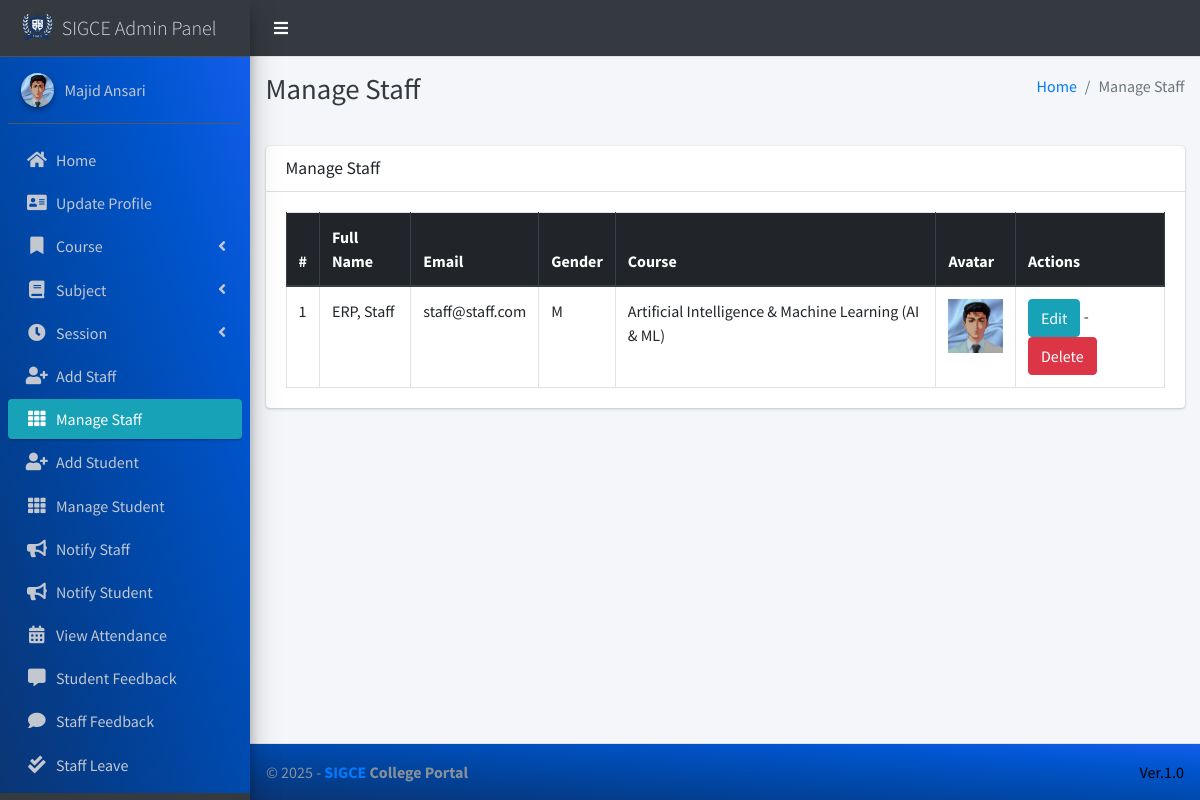
Page /staff/manage/ (signed in) on the committed database.
### main_app/models.py (models this page shows, shortened)
class CustomUser(AbstractUser):
    USER_TYPE = ((1, "HOD"), (2, "Staff"), (3, "Student"))
    GENDER = [("M", "Male"), ("F", "Female")]
    username = None  # Removed username, using email instead
    email = models.EmailField(unique=True)
    user_type = models.CharField(default=1, choices=USER_TYPE, max_length=1)
    gender = models.CharField(max_length=1, choices=GENDER)
    profile_pic = models.ImageField()
    address = models.TextField()
    fcm_token = models.TextField(default="")  # For firebase notifications
    created_at = models.DateTimeField(auto_now_add=True)
    updated_at = models.DateTimeField(auto_now=True)
    USERNAME_FIELD = "email"
    REQUIRED_FIELDS = []
    objects = CustomUserManager()
    def __str__(self):
        return  self.first_name + " " + self.last_name

class Staff(models.Model):
    course = models.ForeignKey(Course, on_delete=models.DO_NOTHING, null=True, blank=False)
    admin = models.OneToOneField(CustomUser, on_delete=models.CASCADE)

class Course(models.Model):
    name = models.CharField(max_length=120)
    created_at = models.DateTimeField(auto_now_add=True)
    updated_at = models.DateTimeField(auto_now=True)

### main_app/hod_views.py (the view)
# urls.py: path("staff/manage/", hod_views.manage_staff, name='manage_staff'),
def manage_staff(request):
    allStaff = CustomUser.objects.filter(user_type=2)
    context = {
        'allStaff': allStaff,
        'page_title': 'Manage Staff'
    }
    return render(request, "hod_template/manage_staff.html", context)

### main_app/templates/hod_template/manage_staff.html
{% extends 'main_app/base.html' %}
{% load static %}
{% block page_title %}{{page_title}}{% endblock page_title %}
{% block content %}
<section class="content">
    <div class="container-fluid">
        <div class="row">
            <div class="col-md-12">
                <div class="card">
                    <div class="card-header">
                        <h3 class="card-title">{{page_title}}</h3>
                    </div>
                    <div class="card-body">
                        <table id="example2" class="table table-bordered table-hover">
                            <thead class="thead-dark">
                                <tr>
                                    <th>#</th>
                                    <th>Full Name</th>
                                    <th>Email</th>
                                    <th>Gender</th>
                                    <th>Course</th>
                                    <th>Avatar</th>
                                    <th>Actions</th>
                                </tr>
                            </thead>
                            <tbody>
                                {% for staff in allStaff %}
                                <tr>
                                    <td>{{ forloop.counter }}</td>
                                    <td>{{staff.last_name}}, {{staff.first_name}}</td>
                                    <td>{{staff.email}}</td>
                                    <td>{{staff.gender}}</td>
                                    <td>{{staff.staff.course.name}}</td>
                                    <td>
                                        {% if staff.profile_pic == ""  %}
                                        No Image
                                        {% else %}
                                        <img class="img img-fluid mb-2" height="56" width="56"
                                            src="{{staff.profile_pic}}" alt="">
                                        {% endif %}
                                    </td>
                                    <td>
                                        <a href="{% url 'edit_staff' staff.staff.id %}" class="btn btn-info">Edit</a> -
                                        <a href="{% url 'delete_staff' staff.staff.id %}" class="btn btn-danger" onclick="return confirm('Are you sure about this ?')">Delete</a>
                                    </td>
                                </tr>
                                {% endfor %}
                            </tbody>
                        </table>
                    </div>
                </div>
            </div>
        </div>
    </div>
</section>
{% endblock content %}

### main_app/templates/main_app/sidebar_template.html (shortened to what this page needs)
{% load static %}
<aside class="main-sidebar sidebar-dark-info elevation-4">
    {% if request.user.user_type == '1' %}
    <a href="{% url 'admin_home' %}" class="brand-link">
        <img src="{% static 'dist/img/virusx.png' %} " alt="SIGCE LOGO"
            class="brand-image " >
        <span class="brand-text font-weight-light" >SIGCE Admin Panel</span>
    </a>
    <div class="sidebar" style="background-image: linear-gradient(to right top, #0b3574, #033f91, #004aae, #0054cc, #125eeb);">
        <div class="user-panel mt-3 pb-3 mb-3 d-flex">
            <div class="image">
                <img src="{{ request.user.profile_pic}}" class="img-circle elevation-2" alt="User Image">
            </div>
            <div class="info">
                <a href="#" class="d-block">{{user}}</a>
            </div>
        </div>
        <nav class="mt-2">
            <ul class="nav nav-pills nav-sidebar flex-column" data-widget="treeview" role="menu" data-accordion="false">
                <li class="nav-item">
                    {% url 'admin_home' as admin_home %}
                    <a href="{{admin_home}}" class="nav-link {% if admin_home == request.path %} active {% endif %}">
                        <i class="nav-icon fas fa-home"></i>
                        <p>
                            Home
                        </p>
                    </a>
                </li>
                <li class="nav-item">
                    {% url 'admin_view_profile' as admin_view_profile %}
                    <a href="{{admin_view_profile}}"
                        class="nav-link {% if admin_view_profile == request.path %} active {% endif %}">
                        <i class="nav-icon fas fa-address-card"></i>
                        <p>
                            Update Profile
                        </p>
                    </a>
                </li>
                <li class="nav-item has-treeview">
                    <a href="#" class="nav-link" >
                        <i class="nav-icon fas fa-bookmark"></i>
                        <p>
                            Course
                            <i class="fas fa-angle-left right"></i>
                        </p>
                    </a>
                </li>
                <li class="nav-item has-treeview">
                    <a href="#" class="nav-link">
                        <i class="nav-icon fas fa-book"></i>
                        <p>
                            Subject
                            <i class="fas fa-angle-left right"></i>
                        </p>
                    </a>
                </li>
                <li class="nav-item has-treeview">
                    <a href="#" class="nav-link">
                        <i  class="nav-icon fas fa-clock"></i>
                        <p>
                            Session
                            <i class="fas fa-angle-left right"></i>
                        </p>
                    </a>
                </li>
                <li class="nav-item">
                    {% url 'add_staff' as add_staff %}
                    <a href="{{add_staff}}" class="nav-link {% if add_staff == request.path %} active {% endif %}">
                        <i class="nav-icon fas fa-user-plus"></i>
                        <p>
                            Add Staff
                        </p>
                    </a>
                </li>
                <li class="nav-item">
                    {% url 'manage_staff' as manage_staff %}
                    {% url 'edit_staff' staff_id as edit_staff %}
                    <a href="{{manage_staff}}"
                        class="nav-link {% if manage_staff == request.path or request.path == edit_staff %} active {% endif %}">
                        <i class="nav-icon fas fa-th"></i>
                        <p>
                            Manage Staff
                        </p>
                    </a>
                </li>
                <li class="nav-item">
                    {% url 'add_student' as add_student%}
                    <a href="{{add_student}}" class="nav-link  {% if add_student == request.path %} active {% endif %}">
                        <i class="nav-icon fas fa-user-plus"></i>
                        <p>
                            Add Student
                        </p>
                    </a>
                </li>
                <li class="nav-item">
                    {% url 'manage_student' as manage_student %}
                    {% url 'edit_student' student_id as edit_student %}
                    <a href="{{manage_student}}"
                        class="nav-link  {% if edit_student == request.path or manage_student == request.path %} active {% endif %}">
                        <i class="nav-icon fas fa-th"></i>
                        <p>
                            Manage Student
                        </p>
                    </a>
                </li>
                <li class="nav-item">
                    {% url 'admin_notify_staff' as admin_notify_staff %}
                    <a href="{{admin_notify_staff}}"
                        class="nav-link {% if admin_notify_staff == request.path %} active {% endif %}">
                        <i class="nav-icon fas fa-bullhorn"></i>
                        <p>
                            Notify Staff
                        </p>
                    </a>
                </li>
                <li class="nav-item">
                    {% url 'admin_notify_student' as admin_notify_student %}
                    <a href="{{admin_notify_student}}"
                        class="nav-link {% if admin_notify_student == request.path %} active {% endif %}">
                        <i class="nav-icon fas fa-bullhorn"></i>
                        <p>
                            Notify Student
                        </p>
                    </a>
                </li>
                <li class="nav-item">
                    {% url 'admin_view_attendance' as admin_view_attendance %}
                <li class="nav-item">
                    <a href="{{admin_view_attendance}}"
                        class="nav-link  {% if admin_view_attendance == request.path %} active {% endif %}">
                        <i class="nav-icon fas fa-calendar-alt"></i>
                        <p>
                            View Attendance
                        </p>
                    </a>
                </li>
                <li class="nav-item">
                    {% url 'student_feedback_message' as student_feedback_message %}
                    <a href="{{ student_feedback_message }}"
                        class="nav-link  {% if student_feedback_message == request.path %} active {% endif %}">
                        <i class="nav-icon fas fa-comment-alt"></i>
                        <p>
                            Student Feedback
                        </p>
                    </a>
                </li>
                <li class="nav-item">
                    {% url 'staff_feedback_message' as staff_feedback_message %}
                    <a href="{{staff_feedback_message}}"
                        class="nav-link   {% if staff_feedback_message == request.path %} active {% endif %}">
                        <i  class="nav-icon fas fa-comment"></i>
                        <p>
                            Staff Feedback
                        </p>
                    </a>
                </li>
                <li class="nav-item">
                    {% url 'view_staff_leave' as view_staff_leave %}
                    <a href="{{view_staff_leave}}"
                        class="nav-link  {% if view_staff_leave == request.path %} active {% endif %}">
                        <i  class="nav-icon fas fa-check-double"></i>
                        <p>
                            Staff Leave
                        </p>
                    </a>
                </li>
                <li class="nav-item">
                    {% url 'view_student_leave' as view_student_leave %}
                    <a href="{% url 'view_student_leave' %}"
                        class="nav-link  {% if view_student_leave == request.path %} active {% endif %}">
                    </a>
                </li>
                                        {% endif %}
                                    </ul>
                                </nav>
                            </div>
</aside>

### rows in the picture
CustomUser: user.profile_pic (picture), first_name+last_name "Majid Ansari"
CustomUser: last_name "ERP", first_name "Staff", email "staff@staff.com", gender "M", staff.course.name "Artificial Intelligence & Machine Learning (AI & ML)", profile_pic (picture)

### other values in the picture
{{ page_title }} "Manage Staff"
